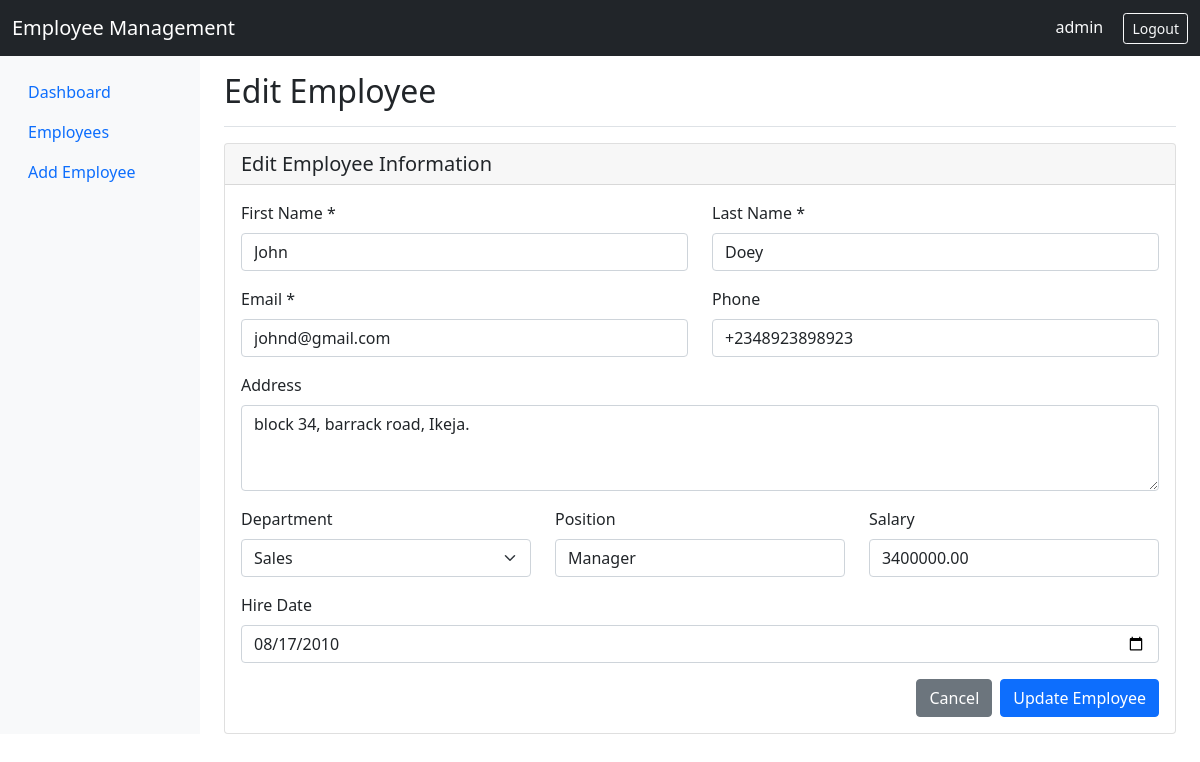
The app's page /edit_employee.php?id=1 (signed in) with its own data.
### tables this page shows
CREATE TABLE `employees` (
  `id` int(11) NOT NULL,
  `first_name` varchar(50) NOT NULL,
  `last_name` varchar(50) NOT NULL,
  `email` varchar(100) NOT NULL,
  `phone` varchar(20) DEFAULT NULL,
  `address` text DEFAULT NULL,
  `department` varchar(50) DEFAULT NULL,
  `position` varchar(50) DEFAULT NULL,
  `salary` decimal(10,2) DEFAULT NULL,
  `hire_date` date DEFAULT NULL,
  `created_at` timestamp NOT NULL DEFAULT current_timestamp()
);

### edit_employee.php (the view, shortened to what this page needs)
<?php
$database = new Database();
$db = $database->getConnection();
$id = $_GET['id'];
$query = "SELECT * FROM employees WHERE id = :id";
$stmt = $db->prepare($query);
$stmt->bindParam(':id', $id);
$stmt->execute();
$employee = $stmt->fetch(PDO::FETCH_ASSOC);
?>
<!DOCTYPE html>
<html lang="en">
<head>
    <link href="https://cdn.jsdelivr.net/npm/bootstrap@5.1.3/dist/css/bootstrap.min.css" rel="stylesheet">
</head>
<body>
    <?php include 'navbar.php'; ?>
    <div class="container-fluid">
        <div class="row">
            <?php include 'sidebar.php'; ?>
            <main class="col-md-9 ms-sm-auto col-lg-10 px-md-4">
                <div class="d-flex justify-content-between flex-wrap flex-md-nowrap align-items-center pt-3 pb-2 mb-3 border-bottom">
                    <h1 class="h2">Edit Employee</h1>
                </div>
                <div class="card">
                    <div class="card-header">
                        <h5 class="mb-0">Edit Employee Information</h5>
                    </div>
                    <div class="card-body">
                        <form method="POST" action="">
                            <div class="row">
                                <div class="col-md-6 mb-3">
                                    <label for="first_name" class="form-label">First Name *</label>
                                    <input type="text" class="form-control" id="first_name" name="first_name"
                                           value="<?php echo $employee['first_name']; ?>" required>
                                </div>
                                <div class="col-md-6 mb-3">
                                    <label for="last_name" class="form-label">Last Name *</label>
                                    <input type="text" class="form-control" id="last_name" name="last_name"
                                           value="<?php echo $employee['last_name']; ?>" required>
                                </div>
                            </div>
                            <div class="row">
                                <div class="col-md-6 mb-3">
                                    <label for="email" class="form-label">Email *</label>
                                    <input type="email" class="form-control" id="email" name="email"
                                           value="<?php echo $employee['email']; ?>" required>
                                </div>
                                <div class="col-md-6 mb-3">
                                    <label for="phone" class="form-label">Phone</label>
                                    <input type="tel" class="form-control" id="phone" name="phone"
                                           value="<?php echo $employee['phone']; ?>">
                                </div>
                            </div>
                            <div class="mb-3">
                                <label for="address" class="form-label">Address</label>
                                <textarea class="form-control" id="address" name="address" rows="3"><?php echo $employee['address']; ?></textarea>
                            </div>
                            <div class="row">
                                <div class="col-md-4 mb-3">
                                    <label for="department" class="form-label">Department</label>
                                    <select class="form-select" id="department" name="department">
                                        <option value="Sales" <?php echo ($employee['department'] == 'Sales') ? 'selected' : ''; ?>>Sales</option>
                                    </select>
                                </div>
                                <div class="col-md-4 mb-3">
                                    <label for="position" class="form-label">Position</label>
                                    <input type="text" class="form-control" id="position" name="position"
                                           value="<?php echo $employee['position']; ?>">
                                </div>
                                <div class="col-md-4 mb-3">
                                    <label for="salary" class="form-label">Salary</label>
                                    <input type="number" step="0.01" class="form-control" id="salary" name="salary"
                                           value="<?php echo $employee['salary']; ?>">
                                </div>
                            </div>
                            <div class="mb-3">
                                <label for="hire_date" class="form-label">Hire Date</label>
                                <input type="date" class="form-control" id="hire_date" name="hire_date"
                                       value="<?php echo $employee['hire_date']; ?>">
                            </div>
                            <div class="d-flex justify-content-end">
                                <a href="view_employee.php?id=<?php echo $employee['id']; ?>" class="btn btn-secondary me-2">Cancel</a>
                                <button type="submit" class="btn btn-primary">Update Employee</button>
                            </div>
                        </form>
                    </div>
                </div>
            </main>
        </div>
    </div>
</body>
</html>

### records on screen
employees: first_name "John", last_name "Doey", email "johnd@gmail.com", phone "+2348923898923", address "block 34, barrack road, Ikeja.", department "Sales", position "Manager", salary "3400000.00", hire_date "08/17/2010"

### other values on screen
$_SESSION['admin_username'] "admin"
